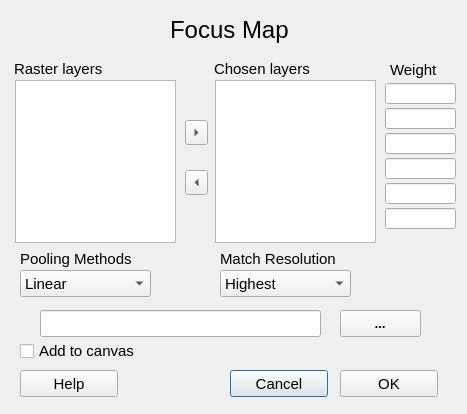
<?xml version="1.0" encoding="UTF-8"?>
<ui version="4.0">
 <class>FocusMap</class>
 <widget class="QDialog" name="FocusMap">
  <property name="geometry">
   <rect>
    <x>0</x>
    <y>0</y>
    <width>467</width>
    <height>414</height>
   </rect>
  </property>
  <property name="minimumSize">
   <size>
    <width>467</width>
    <height>365</height>
   </size>
  </property>
  <property name="maximumSize">
   <size>
    <width>467</width>
    <height>465</height>
   </size>
  </property>
  <property name="font">
   <font>
    <pointsize>10</pointsize>
    <weight>75</weight>
    <italic>true</italic>
    <bold>true</bold>
   </font>
  </property>
  <property name="windowTitle">
   <string>FocusMap</string>
  </property>
  <widget class="QToolButton" name="ChooseLayerButton">
   <property name="enabled">
    <bool>true</bool>
   </property>
   <property name="geometry">
    <rect>
     <x>185</x>
     <y>120</y>
     <width>23</width>
     <height>25</height>
    </rect>
   </property>
   <property name="cursor">
    <cursorShape>ArrowCursor</cursorShape>
   </property>
   <property name="text">
    <string>...</string>
   </property>
   <property name="arrowType">
    <enum>Qt::RightArrow</enum>
   </property>
  </widget>
  <widget class="QToolButton" name="UnchooseLayerButton">
   <property name="geometry">
    <rect>
     <x>185</x>
     <y>170</y>
     <width>23</width>
     <height>25</height>
    </rect>
   </property>
   <property name="text">
    <string>...</string>
   </property>
   <property name="arrowType">
    <enum>Qt::LeftArrow</enum>
   </property>
  </widget>
  <widget class="QLabel" name="label_FM">
   <property name="geometry">
    <rect>
     <x>170</x>
     <y>10</y>
     <width>121</width>
     <height>41</height>
    </rect>
   </property>
   <property name="font">
    <font>
     <pointsize>16</pointsize>
     <italic>false</italic>
    </font>
   </property>
   <property name="text">
    <string>&lt;html&gt;&lt;head/&gt;&lt;body&gt;&lt;p&gt;&lt;span style=&quot; font-size:18pt; font-weight:400;&quot;&gt;Focus Map&lt;/span&gt;&lt;/p&gt;&lt;/body&gt;&lt;/html&gt;</string>
   </property>
  </widget>
  <widget class="QListWidget" name="RasterLayers">
   <property name="enabled">
    <bool>true</bool>
   </property>
   <property name="geometry">
    <rect>
     <x>15</x>
     <y>80</y>
     <width>161</width>
     <height>163</height>
    </rect>
   </property>
   <property name="sizePolicy">
    <sizepolicy hsizetype="Expanding" vsizetype="Expanding">
     <horstretch>0</horstretch>
     <verstretch>0</verstretch>
    </sizepolicy>
   </property>
   <property name="baseSize">
    <size>
     <width>0</width>
     <height>0</height>
    </size>
   </property>
   <property name="font">
    <font>
     <family>Ubuntu</family>
     <pointsize>14</pointsize>
     <weight>50</weight>
     <italic>false</italic>
     <bold>false</bold>
    </font>
   </property>
   <property name="midLineWidth">
    <number>0</number>
   </property>
   <property name="autoScrollMargin">
    <number>16</number>
   </property>
  </widget>
  <widget class="QListWidget" name="ChosenLayers">
   <property name="geometry">
    <rect>
     <x>215</x>
     <y>80</y>
     <width>161</width>
     <height>163</height>
    </rect>
   </property>
   <property name="font">
    <font>
     <family>Ubuntu</family>
     <pointsize>14</pointsize>
     <weight>50</weight>
     <italic>false</italic>
     <bold>false</bold>
    </font>
   </property>
  </widget>
  <widget class="QLabel" name="label_RL">
   <property name="geometry">
    <rect>
     <x>14</x>
     <y>60</y>
     <width>101</width>
     <height>17</height>
    </rect>
   </property>
   <property name="font">
    <font>
     <pointsize>11</pointsize>
     <weight>50</weight>
     <italic>false</italic>
     <bold>false</bold>
    </font>
   </property>
   <property name="text">
    <string>Raster layers</string>
   </property>
  </widget>
  <widget class="QLabel" name="label_CL">
   <property name="geometry">
    <rect>
     <x>214</x>
     <y>60</y>
     <width>101</width>
     <height>17</height>
    </rect>
   </property>
   <property name="font">
    <font>
     <pointsize>11</pointsize>
     <weight>50</weight>
     <italic>false</italic>
     <bold>false</bold>
    </font>
   </property>
   <property name="text">
    <string>Chosen layers</string>
   </property>
  </widget>
  <widget class="QLabel" name="label_W">
   <property name="geometry">
    <rect>
     <x>390</x>
     <y>60</y>
     <width>121</width>
     <height>20</height>
    </rect>
   </property>
   <property name="font">
    <font>
     <pointsize>11</pointsize>
     <weight>50</weight>
     <italic>false</italic>
     <bold>false</bold>
    </font>
   </property>
   <property name="text">
    <string>Weight</string>
   </property>
  </widget>
  <widget class="QComboBox" name="fcomboBox">
   <property name="geometry">
    <rect>
     <x>20</x>
     <y>270</y>
     <width>131</width>
     <height>27</height>
    </rect>
   </property>
   <property name="font">
    <font>
     <pointsize>11</pointsize>
     <weight>50</weight>
     <italic>false</italic>
     <bold>false</bold>
    </font>
   </property>
   <item>
    <property name="text">
     <string>Linear</string>
    </property>
   </item>
   <item>
    <property name="text">
     <string>LogLinear</string>
    </property>
   </item>
  </widget>
  <widget class="QPushButton" name="CancelButton">
   <property name="geometry">
    <rect>
     <x>230</x>
     <y>370</y>
     <width>98</width>
     <height>27</height>
    </rect>
   </property>
   <property name="font">
    <font>
     <pointsize>11</pointsize>
     <weight>50</weight>
     <italic>false</italic>
     <bold>false</bold>
    </font>
   </property>
   <property name="text">
    <string>Cancel</string>
   </property>
  </widget>
  <widget class="QPushButton" name="OKButton">
   <property name="geometry">
    <rect>
     <x>340</x>
     <y>370</y>
     <width>98</width>
     <height>27</height>
    </rect>
   </property>
   <property name="font">
    <font>
     <pointsize>11</pointsize>
     <weight>50</weight>
     <italic>false</italic>
     <bold>false</bold>
    </font>
   </property>
   <property name="text">
    <string>OK</string>
   </property>
  </widget>
  <widget class="QLineEdit" name="lineEdit_w1">
   <property name="geometry">
    <rect>
     <x>385</x>
     <y>83</y>
     <width>71</width>
     <height>21</height>
    </rect>
   </property>
  </widget>
  <widget class="QLineEdit" name="lineEdit_w3">
   <property name="geometry">
    <rect>
     <x>385</x>
     <y>133</y>
     <width>71</width>
     <height>21</height>
    </rect>
   </property>
  </widget>
  <widget class="QLineEdit" name="lineEdit_w4">
   <property name="geometry">
    <rect>
     <x>385</x>
     <y>158</y>
     <width>71</width>
     <height>21</height>
    </rect>
   </property>
  </widget>
  <widget class="QLineEdit" name="lineEdit_w2">
   <property name="geometry">
    <rect>
     <x>385</x>
     <y>108</y>
     <width>71</width>
     <height>21</height>
    </rect>
   </property>
  </widget>
  <widget class="QPushButton" name="Button_path">
   <property name="geometry">
    <rect>
     <x>340</x>
     <y>310</y>
     <width>81</width>
     <height>27</height>
    </rect>
   </property>
   <property name="text">
    <string>...</string>
   </property>
  </widget>
  <widget class="QLineEdit" name="lineEdit_outputpath">
   <property name="geometry">
    <rect>
     <x>40</x>
     <y>310</y>
     <width>281</width>
     <height>27</height>
    </rect>
   </property>
   <property name="font">
    <font>
     <pointsize>11</pointsize>
     <weight>50</weight>
     <italic>false</italic>
     <bold>false</bold>
    </font>
   </property>
  </widget>
  <widget class="QCheckBox" name="checkBox">
   <property name="enabled">
    <bool>true</bool>
   </property>
   <property name="geometry">
    <rect>
     <x>20</x>
     <y>340</y>
     <width>131</width>
     <height>22</height>
    </rect>
   </property>
   <property name="font">
    <font>
     <pointsize>11</pointsize>
     <weight>50</weight>
     <italic>false</italic>
     <bold>false</bold>
    </font>
   </property>
   <property name="text">
    <string>Add to canvas</string>
   </property>
   <property name="checkable">
    <bool>true</bool>
   </property>
  </widget>
  <widget class="QLineEdit" name="lineEdit_w5">
   <property name="geometry">
    <rect>
     <x>385</x>
     <y>183</y>
     <width>71</width>
     <height>21</height>
    </rect>
   </property>
  </widget>
  <widget class="QLineEdit" name="lineEdit_w6">
   <property name="geometry">
    <rect>
     <x>385</x>
     <y>208</y>
     <width>71</width>
     <height>21</height>
    </rect>
   </property>
  </widget>
  <widget class="QComboBox" name="pcomboBox">
   <property name="geometry">
    <rect>
     <x>220</x>
     <y>270</y>
     <width>131</width>
     <height>27</height>
    </rect>
   </property>
   <property name="font">
    <font>
     <pointsize>11</pointsize>
     <weight>50</weight>
     <italic>false</italic>
     <bold>false</bold>
    </font>
   </property>
   <item>
    <property name="text">
     <string>Highest</string>
    </property>
   </item>
   <item>
    <property name="text">
     <string>Selected</string>
    </property>
   </item>
   <item>
    <property name="text">
     <string>Lowest</string>
    </property>
   </item>
  </widget>
  <widget class="QLabel" name="label_Focus">
   <property name="geometry">
    <rect>
     <x>20</x>
     <y>250</y>
     <width>121</width>
     <height>17</height>
    </rect>
   </property>
   <property name="font">
    <font>
     <pointsize>11</pointsize>
     <weight>50</weight>
     <italic>false</italic>
     <bold>false</bold>
    </font>
   </property>
   <property name="text">
    <string>Pooling Methods</string>
   </property>
  </widget>
  <widget class="QLabel" name="label_Re">
   <property name="geometry">
    <rect>
     <x>220</x>
     <y>250</y>
     <width>131</width>
     <height>17</height>
    </rect>
   </property>
   <property name="font">
    <font>
     <pointsize>11</pointsize>
     <weight>50</weight>
     <italic>false</italic>
     <bold>false</bold>
    </font>
   </property>
   <property name="text">
    <string>Match Resolution</string>
   </property>
  </widget>
  <widget class="QLabel" name="logolabel">
   <property name="geometry">
    <rect>
     <x>350</x>
     <y>10</y>
     <width>101</width>
     <height>21</height>
    </rect>
   </property>
   <property name="text">
    <string/>
   </property>
   <property name="pixmap">
    <pixmap>sensum.png</pixmap>
   </property>
  </widget>
  <widget class="QPushButton" name="helpButton">
   <property name="geometry">
    <rect>
     <x>20</x>
     <y>370</y>
     <width>98</width>
     <height>27</height>
    </rect>
   </property>
   <property name="font">
    <font>
     <pointsize>11</pointsize>
     <weight>50</weight>
     <italic>false</italic>
     <bold>false</bold>
    </font>
   </property>
   <property name="text">
    <string>Help</string>
   </property>
  </widget>
 </widget>
 <resources/>
 <connections/>
</ui>
